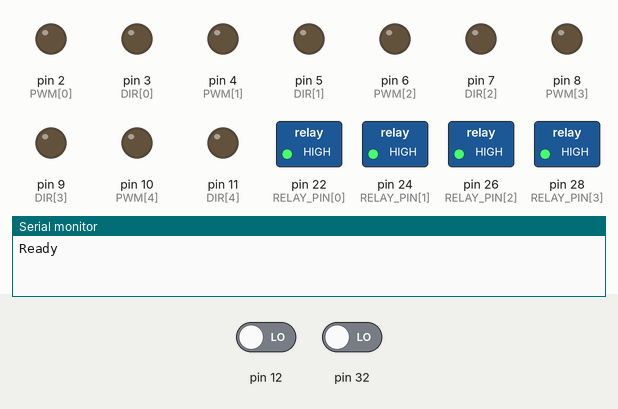
Recording of a sketch running on a simulated Arduino Mega 2560, built with avr-gcc and run on an emulated ATmega2560. On the bench: switched loads named in the sketch (green lamp = pin HIGH), output pins drawn as LEDs (lit = HIGH), the last lines printed to the serial monitor. The test bench sets the inputs (shaded band); at power-on: pin 32 LOW, pin 12 LOW. Pins used as bus, display or sensor lines are not drawn.

Above: at 1.7 s.
1.8 s: pin 32 driven HIGH
At 2.6 s:
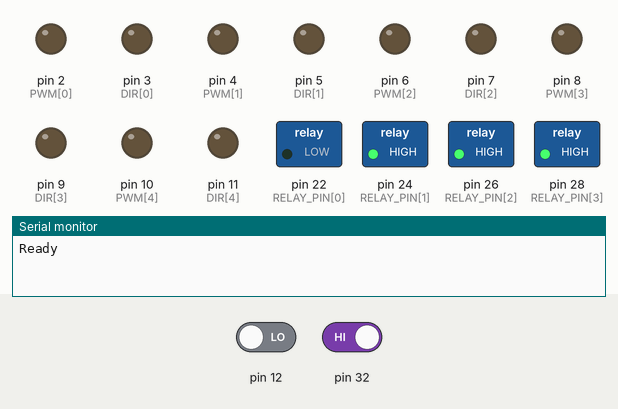
At 4.6 s:
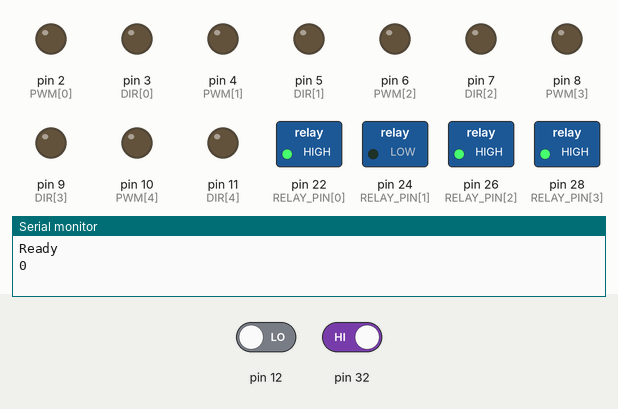
4.8 s: pin 12 driven HIGH
At 16.4 s:
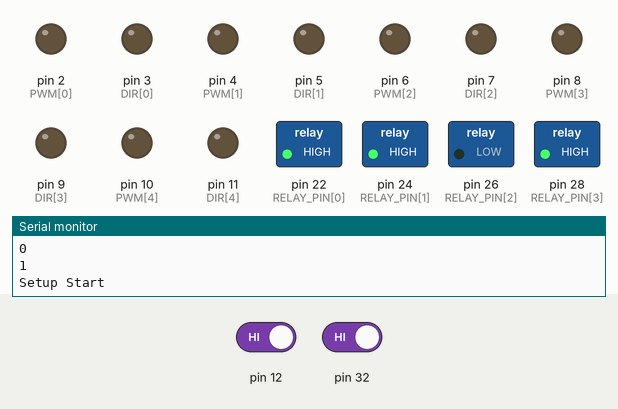
Timing chart, 0 to 29.4 s (numbered marks = the images above; inputs shaded):
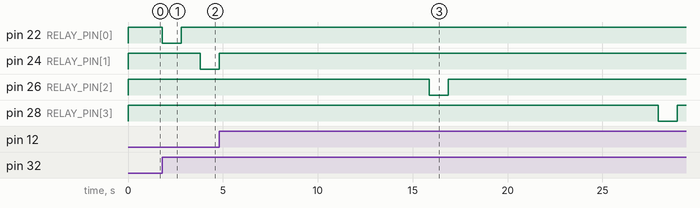

The sketch:

mechenism.ino
```cpp
int stepen[5] =  {23, 29, 35, 41, 47};
int steps[5] =   {25, 31, 37, 43, 49};
int stepdir[5] = {27, 33, 39, 45, 51};

int shootcount = 0;
int stepcount[5] = {1800, -1000, -1200, 1700, 1600};
int stepcount_2[5] = {-1800, 1000, 1200, -1700, 1600};
int DIR[5] = {3, 5, 7, 9, 11};
int PWM[5] = {2, 4, 6, 8, 10};
int Timehalt[5] = {1830, 5960, 3550, 760, 1000}; // mm per 100ms {3.6 , 3.15,5.55,5.1,5.1}

char command = 0;
int count = 0;
int bc = 0;

const int RELAY_PIN[5] = {22, 24, 26, 28, 30};


long lastTime = millis();
void setup() {
  // put your setup code here, to run once:
  Serial.begin(115200);
  Serial.println("Ready ");
  //Serial.setTimeout(20);
  pinMode(34, INPUT);
  pinMode(12, INPUT);

  for (int xy = 0; xy <= 4; xy++) {
    pinMode(RELAY_PIN[xy], OUTPUT);
    digitalWrite(RELAY_PIN[xy], HIGH);
  }
  for (int st = 0; st <= 4; st++) {
    pinMode(stepen[st], OUTPUT);
    pinMode(steps[st], OUTPUT);
    pinMode(stepdir[st], OUTPUT);
    pinMode(PWM[st], OUTPUT);
    pinMode(DIR[st], OUTPUT);

    digitalWrite(stepen[st], HIGH);
    delay(100);
    digitalWrite(stepen[st], LOW);
  }


}


void stepperset(int Sig)
{
  if (Sig == 1) {
    for (int xt = 0; xt < 5; xt++)
    {
      if (stepcount > 0) {
        digitalWrite(stepdir[xt], LOW);
        for (int i = 0; i < abs(stepcount[0]); i++) {
          digitalWrite(steps[xt], HIGH);
          delayMicroseconds(500);
          digitalWrite(steps[xt], LOW);
          delayMicroseconds(500);
        }
      }
      else {
        digitalWrite(stepdir[xt], HIGH);
        for (int i = 0; i < abs(stepcount[xt]); i++) {
          digitalWrite(steps[xt], HIGH);
          delayMicroseconds(500);
          digitalWrite(steps[xt], LOW);
          delayMicroseconds(500);

        }
      }
    }

  }

  else if (Sig == 0)
  {
    for (int xt = 0; xt < 5; xt++)
    {
      if (stepcount_2 > 0) {
        digitalWrite(stepdir[xt], HIGH);
        for (int i = 0; i < abs(stepcount[0]); i++) {
          digitalWrite(steps[xt], HIGH);
          delayMicroseconds(500);
          digitalWrite(steps[xt], LOW);
          delayMicroseconds(500);
        }
      }
      else {
        digitalWrite(stepdir[xt], LOW);
        for (int i = 0; i < abs(stepcount[xt]); i++) {
          digitalWrite(steps[xt], HIGH);
          delayMicroseconds(500);
          digitalWrite(steps[xt], LOW);
          delayMicroseconds(500);

        }
      }
    }

  }
}


void shoot(int x)
{
  digitalWrite(RELAY_PIN[x], LOW);
  delay(1000);
  digitalWrite(RELAY_PIN[x], HIGH);
  delay(1000);
}


void jhonson_set(int Si)
{
  if (Si == 1) {
    for (int yt = 0 ; yt <= 4; yt++) {
      digitalWrite(DIR[yt], LOW);
      analogWrite(PWM[yt], 200);
      delay(Timehalt[yt]);
      analogWrite(PWM[yt], 0);
    }
  }
  else if (Si == 0)
  {
    for (int yt = 0 ; yt <= 4; yt++) {
      digitalWrite(DIR[yt], HIGH);
      analogWrite(PWM[yt], 200);
      delay(Timehalt[yt]);
      analogWrite(PWM[yt], 0);
    }
  }
}
void loop() {
  //Serial.println(digitalRead(32));
  //Serial.println(shootcount);
//Serial.println(String(digitalRead(12))+" " + String(digitalRead(32))+" "+String(shootcount));


 if (bc == 1 && digitalRead(12) == 1)
  { Serial.println("YO MF I M DONE!!!! ");
    stepperset(0);
    //jhonson_set(0);
    bc = 0;
  }
  if (digitalRead(12) == 1) {
    delay(1000);
    if (digitalRead(12) == 1) {
    Serial.println("Setup Start");
    stepperset(1);
    //jhonson_set(1);
    }
  }


  if (digitalRead(32) == 1 && shootcount < 5)
  {
    shoot(shootcount);
    Serial.println(shootcount);
    shootcount += 1 ;
  }
  else if (shootcount >= 5) {
    Serial.println("okay here/");
    bc = 1;
    shootcount = 0;
  }

}
```

Measured:
- after the input at 1.8 s, pin 22 (RELAY_PIN[0]): HIGH → LOW at once, → HIGH 1.0 s later; pin 24 (RELAY_PIN[1]): HIGH → LOW after 2.0 s
- after the input at 4.8 s, pin 22 (RELAY_PIN[0]): stops changing and stays HIGH; pin 24 (RELAY_PIN[1]): goes on until 4.8 s, then stays HIGH
